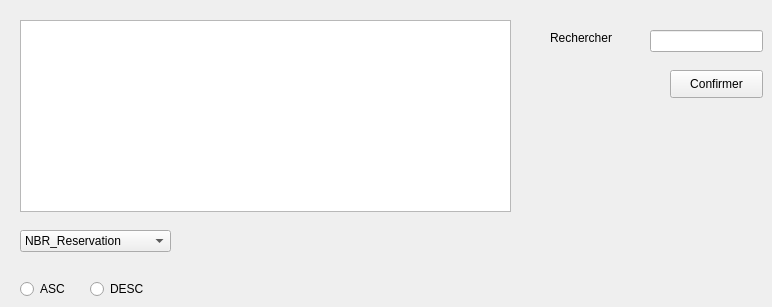
      <widget class="QWidget" name="widget">
       <attribute name="title">
        <string>afficher</string>
       </attribute>
       <widget class="QLabel" name="label_10">
        <property name="geometry">
         <rect>
          <x>550</x>
          <y>30</y>
          <width>91</width>
          <height>16</height>
         </rect>
        </property>
        <property name="text">
         <string>Rechercher</string>
        </property>
       </widget>
       <widget class="QLineEdit" name="lineEdit">
        <property name="geometry">
         <rect>
          <x>650</x>
          <y>30</y>
          <width>113</width>
          <height>22</height>
         </rect>
        </property>
       </widget>
       <widget class="QPushButton" name="chercher">
        <property name="geometry">
         <rect>
          <x>670</x>
          <y>70</y>
          <width>93</width>
          <height>28</height>
         </rect>
        </property>
        <property name="text">
         <string>Confirmer</string>
        </property>
       </widget>
       <widget class="QTableView" name="tab_afficher">
        <property name="geometry">
         <rect>
          <x>20</x>
          <y>20</y>
          <width>491</width>
          <height>192</height>
         </rect>
        </property>
       </widget>
       <widget class="QRadioButton" name="radioButton_d">
        <property name="geometry">
         <rect>
          <x>90</x>
          <y>280</y>
          <width>71</width>
          <height>18</height>
         </rect>
        </property>
        <property name="text">
         <string>DESC</string>
        </property>
       </widget>
       <widget class="QRadioButton" name="radioButton_a">
        <property name="geometry">
         <rect>
          <x>20</x>
          <y>280</y>
          <width>51</width>
          <height>18</height>
         </rect>
        </property>
        <property name="text">
         <string>ASC</string>
        </property>
       </widget>
       <widget class="QComboBox" name="comboBox_trie">
        <property name="geometry">
         <rect>
          <x>20</x>
          <y>230</y>
          <width>151</width>
          <height>22</height>
         </rect>
        </property>
        <item>
         <property name="text">
          <string>NBR_Reservation</string>
         </property>
        </item>
       </widget>
      </widget>
